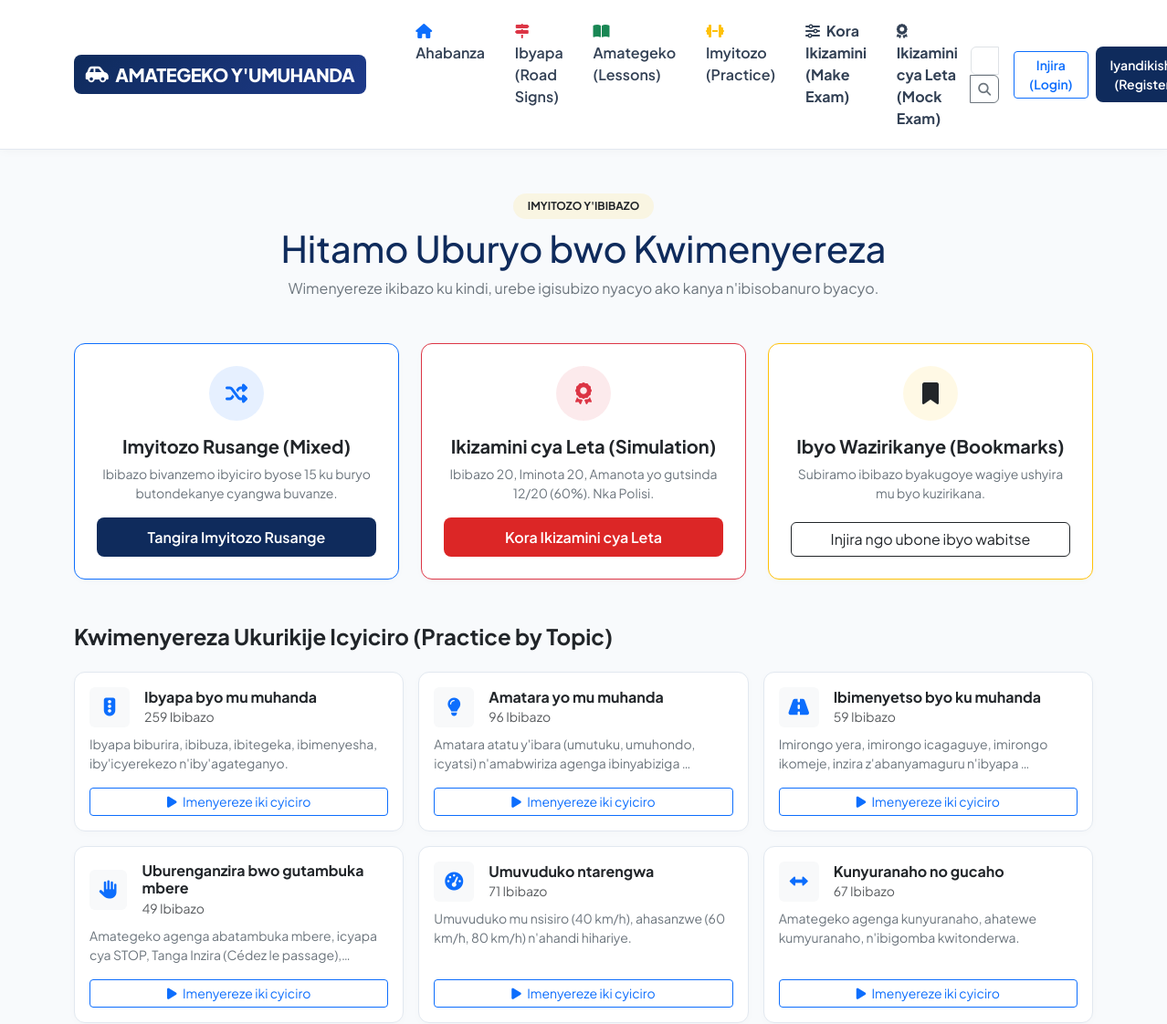
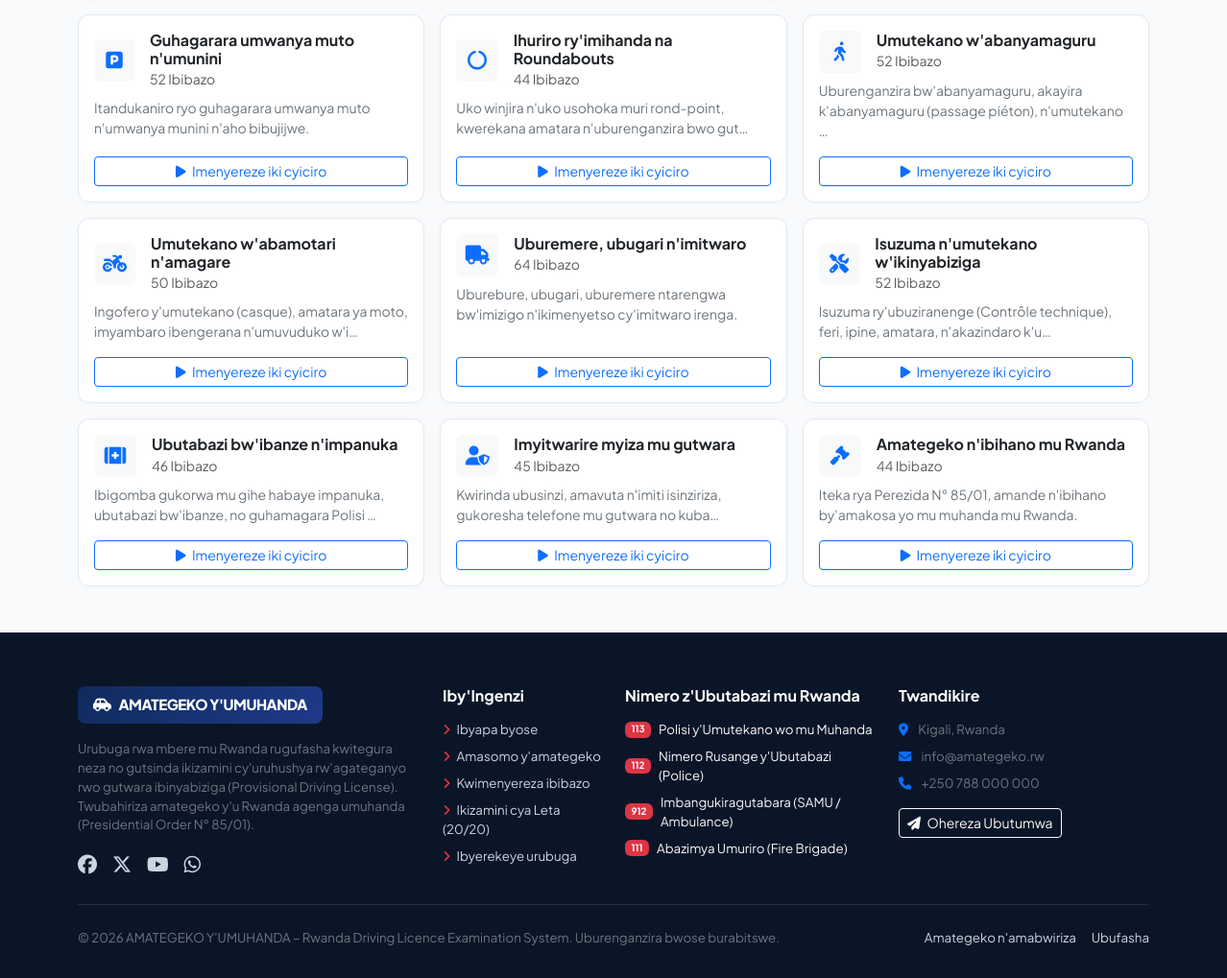
Page /examinations/practice/ on the committed database (2 pictures, top to bottom).
### apps/curriculum/models.py (models this page shows, shortened)
class Category(models.Model):
    name_rw = models.CharField(max_length=150, verbose_name="Izina ry'Icyiciro (Kinyarwanda)")
    name_en = models.CharField(max_length=150, verbose_name="Category Name (English)")
    slug = models.SlugField(max_length=160, unique=True, blank=True)
    description_rw = models.TextField(blank=True, verbose_name="Ibisobanuro (Kinyarwanda)")
    description_en = models.TextField(blank=True, verbose_name="Description (English)")
    icon = models.CharField(max_length=50, default="fa-traffic-light", help_text="Font Awesome icon class")
    order = models.PositiveIntegerField(default=1)
    class Meta:
        ordering = ['order', 'id']
        verbose_name = "Syllabus Category"
        verbose_name_plural = "Syllabus Categories"

### apps/examinations/views.py (the view)
# urls.py: path('practice/', views.practice_list_view, name='practice_list'),
def practice_list_view(request):
    categories = Category.objects.annotate(
        total_q=Count('questions', filter=Q(questions__is_active=True))
    ).filter(total_q__gt=0).order_by('order')
    total_questions = Question.objects.filter(is_active=True).count()
    user_bookmarks_count = 0
    if request.user.is_authenticated:
        user_bookmarks_count = Bookmark.objects.filter(user=request.user).count()
    context = {
        'categories': categories,
        'total_questions': total_questions,
        'user_bookmarks_count': user_bookmarks_count,
    }
    return render(request, 'examinations/practice_list.html', context)

### apps/core/context_processors.py (called while the page is built)
def global_context(request):
    return {
        'site_categories': Category.objects.all().order_by('order'),
        'total_questions_count': Question.objects.filter(is_active=True).count(),
        'total_road_signs_count': RoadSign.objects.count(),
        'official_exam_questions': 20,
        'official_exam_duration': 20,
        'official_exam_pass_mark': 12,
    }

### templates/examinations/practice_list.html (shortened to what this page needs)
{% extends 'base.html' %}
{% block content %}
<div class="container py-5">
    <div class="text-center max-w-xl mx-auto mb-5">
        <span class="badge bg-warning bg-opacity-10 text-dark px-3 py-2 rounded-pill fw-bold mb-2">
            IMYITOZO Y'IBIBAZO
        </span>
        <h1 class="fw-extrabold" style="color: #0f2b5c;">
            Hitamo Uburyo bwo Kwimenyereza
        </h1>
        <p class="text-secondary">
            Wimenyereze ikibazo ku kindi, urebe igisubizo nyacyo ako kanya n'ibisobanuro byacyo.
        </p>
    </div>
    <div class="row g-4 mb-5">
        <div class="col-md-4">
            <div class="card card-custom p-4 text-center h-100 border-primary">
                <div class="rounded-circle bg-primary bg-opacity-10 text-primary mx-auto p-3 mb-3" style="width: 60px; height: 60px; display: flex; align-items: center; justify-content: center;">
                    <i class="fa-solid fa-shuffle fs-4"></i>
                </div>
                <h5 class="fw-bold mb-2">Imyitozo Rusange (Mixed)</h5>
                <p class="small text-secondary mb-3">Ibibazo bivanzemo ibyiciro byose 15 ku buryo butondekanye cyangwa buvanze.</p>
                <a href="{% url 'examinations:practice' %}" class="btn btn-rw-primary mt-auto">
                    Tangira Imyitozo Rusange
                </a>
            </div>
        </div>
        <div class="col-md-4">
            <div class="card card-custom p-4 text-center h-100 border-danger">
                <div class="rounded-circle bg-danger bg-opacity-10 text-danger mx-auto p-3 mb-3" style="width: 60px; height: 60px; display: flex; align-items: center; justify-content: center;">
                    <i class="fa-solid fa-award fs-4"></i>
                </div>
                <h5 class="fw-bold mb-2">Ikizamini cya Leta (Simulation)</h5>
                <p class="small text-secondary mb-3">Ibibazo 20, Iminota 20, Amanota yo gutsinda 12/20 (60%). Nka Polisi.</p>
                <a href="{% url 'examinations:mock_exam_start' %}" class="btn btn-rw-danger mt-auto">
                    Kora Ikizamini cya Leta
                </a>
            </div>
        </div>
        <div class="col-md-4">
            <div class="card card-custom p-4 text-center h-100 border-warning">
                <div class="rounded-circle bg-warning bg-opacity-10 text-dark mx-auto p-3 mb-3" style="width: 60px; height: 60px; display: flex; align-items: center; justify-content: center;">
                    <i class="fa-solid fa-bookmark fs-4"></i>
                </div>
                <h5 class="fw-bold mb-2">Ibyo Wazirikanye (Bookmarks)</h5>
                <p class="small text-secondary mb-3">Subiramo ibibazo byakugoye wagiye ushyira mu byo kuzirikana.</p>
                {% if user.is_authenticated %}
                <a href="{% url 'examinations:practice' %}?bookmarks=true" class="btn btn-outline-dark mt-auto">
                    Subiramo Ibibazo ({{ user_bookmarks_count }})
                </a>
                {% else %}
                <a href="{% url 'accounts:login' %}" class="btn btn-outline-dark mt-auto">
                    Injira ngo ubone ibyo wabitse
                </a>
                {% endif %}
            </div>
        </div>
    </div>
    <h4 class="fw-bold text-dark mb-4">Kwimenyereza Ukurikije Icyiciro (Practice by Topic)</h4>
    <div class="row g-3">
        {% for cat in categories %}
        <div class="col-md-6 col-lg-4">
            <div class="card card-custom p-3 h-100 d-flex flex-column">
                <div class="d-flex align-items-center gap-3 mb-2">
                    <div class="rounded bg-light text-primary p-2 fs-5" style="width: 44px; height: 44px; display: flex; align-items: center; justify-content: center;">
                        <i class="fa-solid {{ cat.icon }}"></i>
                    </div>
                    <div>
                        <h6 class="fw-bold mb-0 text-dark">{{ cat.name_rw }}</h6>
                        <small class="text-muted">{{ cat.total_q }} Ibibazo</small>
                    </div>
                </div>
                <p class="small text-secondary flex-grow-1 mb-3">
                    {{ cat.description_rw|truncatechars:85 }}
                </p>
                <a href="{% url 'examinations:practice' %}?category={{ cat.slug }}" class="btn btn-sm btn-outline-primary w-100 mt-auto">
                    <i class="fa-solid fa-play me-1"></i> Imenyereze iki cyiciro
                </a>
            </div>
        </div>
        {% endfor %}
    </div>
</div>
{% endblock %}

### templates/base.html (style rules this page uses)
:root { --primary-blue: #0f2b5c; --primary-accent: #1e40af; --rwanda-red: #dc2626; --rwanda-yellow: #f59e0b; --rwanda-green: #10b981; --slate-bg: #f8fafc; --card-border: #e2e8f0; --text-dark: #0f172a; --text-muted: #64748b; }
body { font-family: 'Plus Jakarta Sans', -apple-system, BlinkMacSystemFont, "Segoe UI", Roboto, sans-serif; background-color: var(--slate-bg); color: var(--text-dark); min-height: 100vh; display: flex; flex-direction: column; }
.btn-rw-primary { background-color: var(--primary-blue); color: #ffffff; font-weight: 600; border: none; border-radius: 8px; padding: 0.6rem 1.4rem; transition: all 0.2s; }
.btn-rw-danger { background-color: var(--rwanda-red); color: #ffffff; font-weight: 600; border: none; border-radius: 8px; padding: 0.6rem 1.4rem; }
.card-custom { background: #ffffff; border: 1px solid var(--card-border); border-radius: 12px; box-shadow: 0 2px 8px rgba(0, 0, 0, 0.02); transition: transform 0.2s, box-shadow 0.2s; }

### rows in the picture
Category: name_rw "Ibyapa byo mu muhanda", total_q "259", description_rw "Ibyapa biburira, ibibuza, ibitegeka, ibimenyesha, iby'icyerekezo n'iby'agateganyo."
Category: name_rw "Amatara yo mu muhanda", total_q "96", description_rw "Amatara atatu y'ibara (umutuku, umuhondo, icyatsi) n'amabwiriza agenga ibinyabiziga …"
Category: name_rw "Ibimenyetso byo ku muhanda", total_q "59", description_rw "Imirongo yera, imirongo icagaguye, imirongo ikomeje, inzira z'abanyamaguru n'ibyapa …"
Category: name_rw "Uburenganzira bwo gutambuka mbere", total_q "49", description_rw "Amategeko agenga abatambuka mbere, icyapa cya STOP, Tanga Inzira (Cédez le passage),…"
Category: name_rw "Umuvuduko ntarengwa", total_q "71", description_rw "Umuvuduko mu nsisiro (40 km/h), ahasanzwe (60 km/h, 80 km/h) n'ahandi hihariye."
Category: name_rw "Kunyuranaho no gucaho", total_q "67", description_rw "Amategeko agenga kunyuranaho, ahatewe kumyuranaho, n'ibigomba kwitonderwa."
Category: name_rw "Guhagarara umwanya muto n'umunini", total_q "52", description_rw "Itandukaniro ryo guhagarara umwanya muto n'umwanya munini n'aho bibujijwe."
Category: name_rw "Ihuriro ry'imihanda na Roundabouts", total_q "44", description_rw "Uko winjira n'uko usohoka muri rond-point, kwerekana amatara n'uburenganzira bwo gut…"
Category: name_rw "Umutekano w'abanyamaguru", total_q "52", description_rw "Uburenganzira bw'abanyamaguru, akayira k'abanyamaguru (passage piéton), n'umutekano …"
Category: name_rw "Umutekano w'abamotari n'amagare", total_q "50", description_rw "Ingofero y'umutekano (casque), amatara ya moto, imyambaro ibengerana n'umuvuduko w'i…"
Category: name_rw "Uburemere, ubugari n'imitwaro", total_q "64", description_rw "Uburebure, ubugari, uburemere ntarengwa bw'imizigo n'ikimenyetso cy'imitwaro irenga."
Category: name_rw "Isuzuma n'umutekano w'ikinyabiziga", total_q "52", description_rw "Isuzuma ry'ubuziranenge (Contrôle technique), feri, ipine, amatara, n'akazindaro k'u…"
Category: name_rw "Ubutabazi bw'ibanze n'impanuka", total_q "46", description_rw "Ibigomba gukorwa mu gihe habaye impanuka, ubutabazi bw'ibanze, no guhamagara Polisi …"
Category: name_rw "Imyitwarire myiza mu gutwara", total_q "45", description_rw "Kwirinda ubusinzi, amavuta n'imiti isinziriza, gukoresha telefone mu gutwara no kuba…"
Category: name_rw "Amategeko n'ibihano mu Rwanda", total_q "44", description_rw "Iteka rya Perezida N° 85/01, amande n'ibihano by'amakosa yo mu muhanda mu Rwanda."
